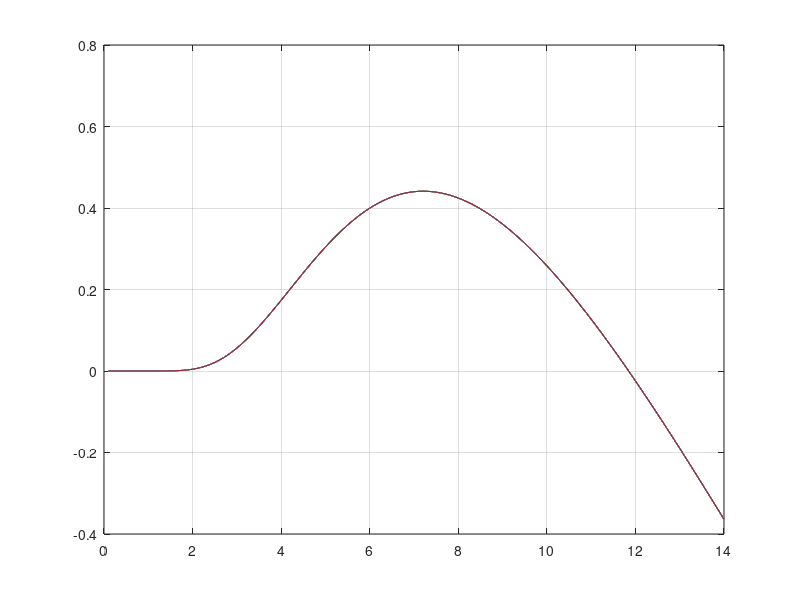
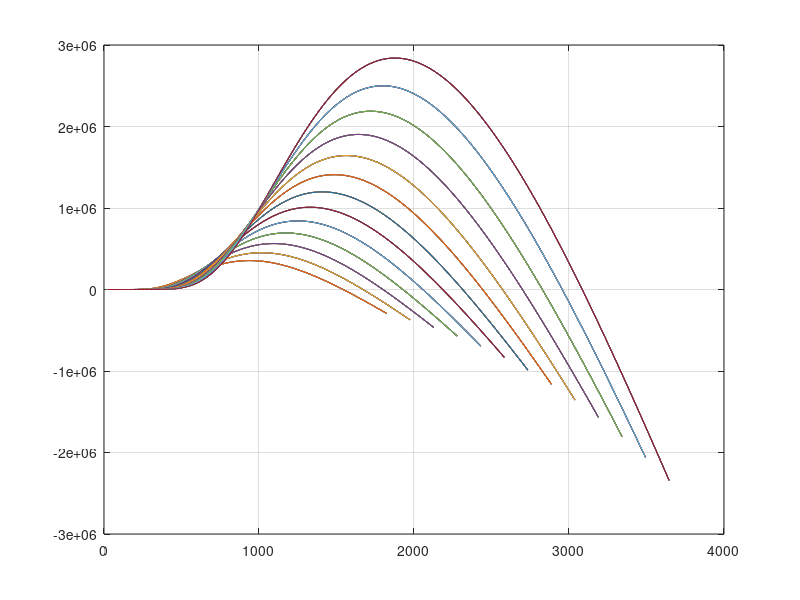
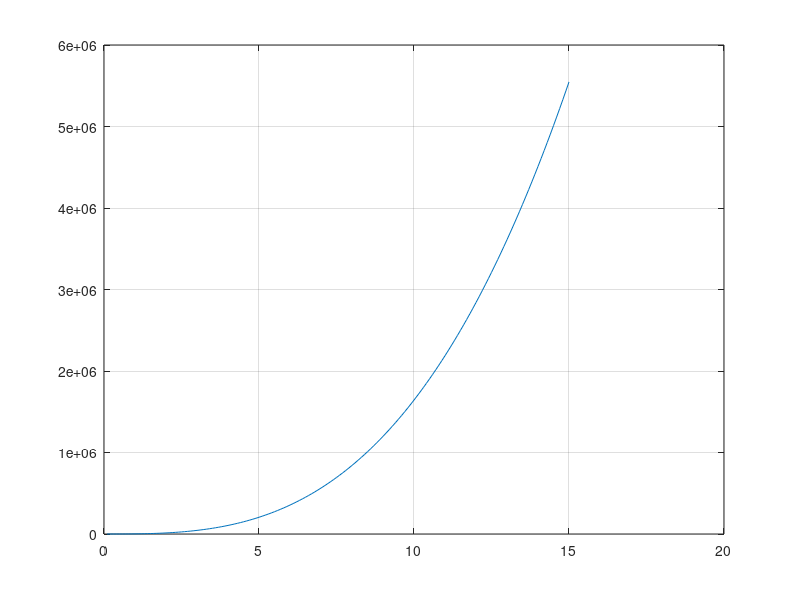

Here is the MATLAB script that generated these plots, in order:
close all
clear all
clc       
%--------------------------------------------------------------------------
%PARAMETERS OF A 2MW DFIG
%IEEE - DFIM: Chapter 3 
%--------------------------------------------------------------------------
f = 60;                     % Stator frequency (Hz)
n = 1500;                   % Synchronous speed at 50 Hz|(rev/min)
Ps = 2e6;                   % Nominal stator three-phase active power|(MW)
Vs = 690;                   % Line-to-line nominal stator voltage in rms (V)
Is = 1760;                  % Each phase nominal stator current in rms (Amp)
Tem = 12732;                % Nominal torque at generator or motor modes (N.m)
%Stator connection Star
p = 2;                      % Pole pair 
Vr = 2070;                  % Line-to-line nominal rotor voltage in rms (reached at speed near zero) (V)
%Rotor connection Star
u = 0.34;                   % Stator/rotor turns ratio (relation between the stator and rotor)
Rs = 2.6e-3;                % Stator resistance (mohm)
Lsi = 87e-6;                % Stator leakage inductance (uH)
Lm = 2.5e-3;                % Magnetizing inductace (mH)
Rres = 26.1e-3;             %% Rotor resistance (mohm)
Rind = 783e-6;              %% Rotor leakage inductance (uH)
Rr = 2.9e-3;                % Rotor resistance referred to stator (mohm)
Lsr = 87e-6;                % Rotor leakage inductance referred to the stator (uH)
Ls = Lm + Lsi;              % Stator inductance (mH)
Lr = Lm + Lsr;              % Rotor inductance (mH)
%--------------------------------------------------------------------------
%Space for Rotor Side Converter
Q = 0;                      % For Reactive power = 0
smax = 0.33;                % Maximun slip 0.25
Fs = 1.8%1.8;               % Stator Flux
Vbus_ref = 1200;            % Bus Voltage
%Mechanic 
J = 90%130;                    % Inertia Kg*m^2
D = 0.1%1e-3;                   % Damping friction factor N.m.s
%PI regulators
sigma = 1- Lm^2/(Ls*Lr); 
tau_i = (sigma*Lr)/Rr;
tau_n = 0.05;
wni = 100*(1/tau_i);
wnn = 1/tau_n;

kp_id = (2*wni*sigma*Lr)-Rr;
kp_iq = kp_id;

ki_id = (wni^2)*Lr*sigma;
ki_iq = ki_id;

kp_n = (2*wnn*J)/p;
ki_n = ((wnn^2)*J)/p;
%--------------------------------------------------------------------------
%Space for Grid Side Converter
Cbus = 80e-3;               % DC bus capacitance
Rg = 20e-6;                 % Grid side filter? resistance 1
Lg = 483e-6;                % Grid side filter? inductance 1e-3

Kpg = 1/(1.5*Vs*sqrt(2/3)); 
Kqg = -Kpg;

%PI regulators
tau_ig = Lg/Rg;
wnig = 60*2*pi;

kp_idg = (2*wnig*Lg)-Rg;
kp_iqg = kp_idg;
ki_idg = (wnig^2)*Lg;
ki_iqg = ki_idg;

kp_v = -1000;   
ki_v = -300000;

%--------------------------------------------------------------------------
%PWM 
fsw = 4e3;                  % Switching frequency (Hz)
Ts = 1/fsw/f;               % Sample time (sec)

%--------------------------------------------------------------------------
%Space for Three blade wind turbine model
% Beta -> Lambda Vs Cp Graph
N = 100;                    %Gearbox Ratio
Radio = 44;                 %Radio
ro = 1.225;                 %Air desity kg/m3           
%beta=[-2.5 -1.5 0 1.5 2.5 0];
%beta=[0 2 3 4 5 6];
beta=[0 0 0 0 0 0 0];
for k=1:7
    cont = 1;
    for lambda = 0.1:0.1:14
        lambdai(cont)=(1/((1/(lambda-0.02*beta(k))+(0.003/(beta(k)^3+1)))));
        Cp(cont)=0.73*(151/lambdai(cont)-0.58*beta(k)-0.002*beta(k)^2.14-13.2).*(exp(-18.4/lambdai(cont)));
        Ct(cont) = Cp (cont)/lambda;
        cont = cont+1;
    end
    lambda=[0.1:0.1:14];
    figure (1)
    plot(lambda,Cp), grid on, hold on,
    
    %Rotor Speed Vs Power Graph
    for Vv = 6:0.5:12   %Wind Velocity at 12 m/s
        cont2=1;
        for serie = 0.1:0.1:14
            Pt (cont2)= (0.5*ro*pi*(Radio)^2)*(Vv)^3*Cp(cont2);
            omega_m (cont2) = ((lambda(cont2)*Vv) /Radio)*N/(2*pi/60)
            cont2=cont2+1;
        end
        figure (2)
        plot(omega_m,Pt), grid on, hold on,
    end
end

% Lambda and CP optimum
cp_opt = max(Cp)
cp_opt_abs = abs(max(Cp))
posicion=find(Cp==cp_opt);
lambda_opt = abs(lambda(posicion))
beta = beta (k)     %Pitch angle

% Wind velocity Vs Wind Power
cont2=1;
for Vv = 0.1:0.1:15
    Pt (cont2)= (0.5*ro*pi*(Radio)^2)*(Vv)^3*cp_opt;
    cont2=cont2+1;
end
Vv=[0.1:0.1:15];
figure (3)
plot(Vv,Pt), grid on, hold on,
%---------------------------------------------------------------------

%--------------------------------------------------------------------------
%PARAMETERS OF BESS
%--------------------------------------------------------------------------
%Space for Grid Side Converter
Cbus_bess = 15e-3;%80e-3;               % DC bus capacitance
Rg_bess = 20e-5;%20e-6;                 % Grid side filter? resistance 1
Lg_bess = 600e-6;%483e-6;        % Grid side filter? inductance 1e-3

%kp_v = -1000;   
%ki_v = -300000;

Vdc_bat_ref= 1300; %1200
